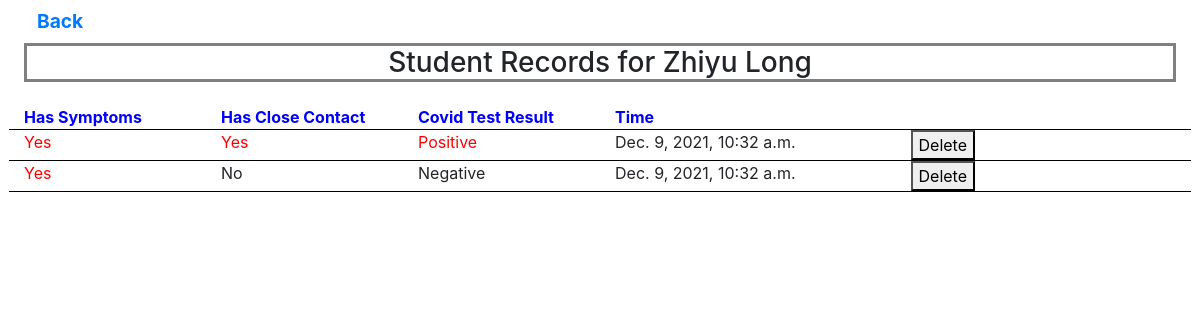
The app's page /2/history with its own data.
### web_app/models.py (models this page shows, shortened)
class Student(models.Model):
    name = models.CharField(max_length=100, null=True, default='no name recorded')
    email = models.CharField(max_length=100)
    nuid = models.CharField(max_length=20, null=True, default='no nuid recorded')
    password = models.CharField(max_length=100)
    healthRecord = models.OneToOneField(HealthRecord, on_delete=models.CASCADE, null=True)

class RecordedQuestion(models.Model):
    student_pk = models.IntegerField()
    question = models.ForeignKey(Question, on_delete=models.CASCADE)
    healthRecord = models.ForeignKey(HealthRecord, on_delete=models.DO_NOTHING, null=True)
    time = models.DateTimeField(null=True)

### web_app/views.py (the view)
# urls.py: path("<int:student_pk>/history", views.student_record, name="student_record"),
def student_record(request, student_pk):
    student = Student.objects.get(pk = student_pk)
    records = RecordedQuestion.objects.filter(student_pk = student_pk)
    records = reversed(records)
    context = {
        'student_pk': student_pk,
        'records': records,
        'student': student,
    }
    return render(request, 'student_record_page.html', context)

### web_app/templates/student_record_page.html (shortened to what this page needs)
{% extends "base.html" %}
{% load static %}
{% block page_content %}
<html>
<head>
</head>
</html>
<body>
    <a href="{% url 'main_page' student_pk %}"
                    class="btn">
        Back
    </a>
    <h3>Student Records for {{student.name}}</h3>
    <div class="row">
        <div id="field" class="col-md-2">
            Has Symptoms
        </div>
        <div id="field" class="col-md-2">
            Has Close Contact
        </div>
        <div id="field" class="col-md-2">
            Covid Test Result
        </div>
        <div id="field" class="col-md-3">
            Time
        </div>
    </div>
    <form action = "{% url 'remove_record' student_pk %}" method = "POST">
        {% for record in records %}
        <div class="row">
            <div class="col-md-2">
                {% if  record.question.hasSymptoms == True%}
                    <bold>Yes</bold>
                {%else%}
                    No
                {%endif%}
            </div>
            <div class="col-md-2">
                {% if  record.question.hasCloseContact == True%}
                    <bold>Yes</bold>
                {%else%}
                    No
                {%endif%}
            </div>
            <div class="col-md-2">
                {% if  record.question.testResult == True%}
                    <bold>Positive</bold>
                {%else%}
                    Negative
                {%endif%}
            </div>
            <div class="col-md-3">
                {{record.time}}
            </div>
            <div class="col-md-1">
                <button type="submit"> Delete </button>
            </div>
        </div>
        {% endfor %}
    </form>
</body>
{% endblock %}

### web_app/templates/student_record_page.html (style rules this page uses)
body { margin-left: 2%; margin-right: 2%; }
h3 { margin: auto; text-align: center; border: solid gray; margin-bottom: 2%; }
.btn { font-size: larger; font-weight: bold; }
.row { border-bottom: 0.5mm solid black; align-content: center; }
#field { color: blue; font-weight: bold; }
bold { color:red; }

### records on screen
Student: name "Zhiyu Long"
RecordedQuestion: shows "Yes", shows "Positive", time "Dec. 9, 2021, 10:32 a.m."
RecordedQuestion: shows "Yes", shows "No", shows "Negative", time "Dec. 9, 2021, 10:32 a.m."
